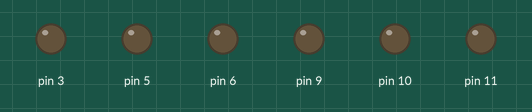
The sketch below on a simulated Arduino Uno, built with avr-gcc and run on an emulated ATmega328P. Parts: output pins drawn as LEDs (lit = HIGH).

Above: at 0.05 s.
At 0.55 s:
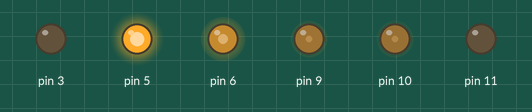
At 1.25 s:
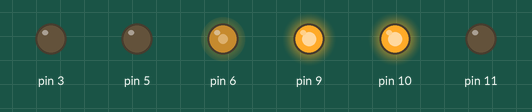
At 2.45 s:
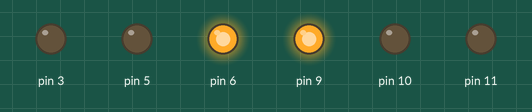
At 3.65 s:
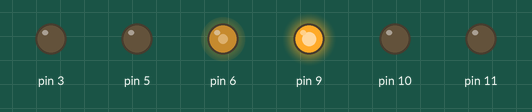
At 4.9 s:
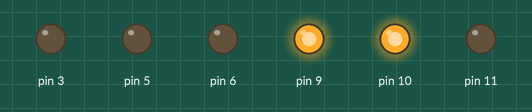
Timing chart, 0 to 13.0 s (numbered marks = the images above):
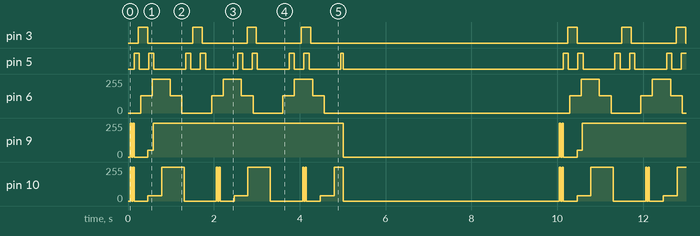

The sketch:

SeqLight.ino
```cpp
// (licence header left out)
#include "SeqLight.h"

unsigned long PreviosTime = 0;
unsigned long PreviosTime2 = 0;

// ArduinoNANOのデジタル出力 3,4,5,6,9,10,11 用のオブジェクトを生成
SeqLight LedA = SeqLight(3,7);
SeqLight LedB = SeqLight(5,8);
SeqLight LedC = SeqLight(6,9);
SeqLight LedD = SeqLight(9,10);
SeqLight LedE = SeqLight(10,11);
//SeqLight LedF = SeqLight(11,8);

void setup() {
  Serial.begin(115200);

    pinMode(11, OUTPUT);
    digitalWrite(11,LOW);

  PreviosTime = millis();
  PreviosTime2 = PreviosTime;
  LedA.OnOff(ON);
  LedB.OnOff(ON);
  LedC.OnOff(ON);
  LedD.OnOff(ON);
  LedE.OnOff(ON);
}

void loop() {
  static int sel = 0;
  if( (millis() - PreviosTime ) >= 10 ){  // 10:10msec 前回から10ms経過したかチェック
    PreviosTime = millis();
    LedA.stateCheck();
    LedB.stateCheck();
    LedC.stateCheck();
    LedD.stateCheck();
    LedE.stateCheck();

  }
  if( (millis() - PreviosTime2 ) >= 5000 ){  // 5000:5000msec 前回から5000ms経過したかチェック
    PreviosTime2 = millis();
    switch(sel){
      case OFF:
              LedA.OnOff(OFF);
              LedB.OnOff(OFF);
              LedC.OnOff(OFF);
              LedD.OnOff(OFF);
              LedE.OnOff(OFF);
              sel = 1;
              break;
      case ON:
              LedA.OnOff(ON);
              LedB.OnOff(ON);
              LedC.OnOff(ON);
              LedD.OnOff(ON);
              LedE.OnOff(ON);

              sel = 0;
              break;
      default:
              break;
    }
  }
}
```

SeqLight.cpp
```cpp
// (licence header left out)
//--------------------------------------------------------------------------------
// SeqLightクラス
//--------------------------------------------------------------------------------
#include <Arduino.h>
#include"SeqLight.h"

// コンストラクタ
SeqLight::SeqLight( unsigned char ch, unsigned char mode)
{
  port = ch;
  pinMode(port, OUTPUT);
  state = ST_IDLE;

  switch(mode){
    case 0: ptn = ptn12;
    break;
    case 1: ptn = ptn1;
    break;
    case 2: ptn = ptn2;
    break;
    case 3: ptn = ptn3;
    break;
    case 4: ptn = ptn4;
    break;
    case 5: ptn = ptn5;
    break;
    case 6: ptn = ptn6;
    break;
    case 7: ptn = ptn7;
    break;
    case 8: ptn = ptn8;
    break;
    case 9: ptn = ptn9;
    break;
    case 10: ptn = ptn10;
    break;
    case 11: ptn = ptn11;
    break;
    case 12: ptn = ptn12;
    break;
    case 13: ptn = ptn13;
    break;
    case 14: ptn = ptn14;
    break;
  }
}

void SeqLight::OnOff(unsigned char sw)
{
  if( sw == 0)
    state = ST_OFF;
  else if( sw == 1)
    state = ST_ON;
}

//---------------------------------------------------------------------
// FX効果ステートマシン
// 10ms周期で起動
// unsigned chart ptn[4][5]{{'I',0,0,1},{'S',20,255,1},{'S',40,0,1},{'E',0,0,1}};
//---------------------------------------------------------------------
void SeqLight::stateCheck(){

//  static unsigned char adr = 0;      // アドレス
 // static int timeUp = 0;    // 時間
 // static float delt_v = 0;  // 100msあたりの増加量

#if 0
char t[20];
if(state != 0){
sprintf(t,"ch:%d , state:%d",port,state);
Serial.println(t);
}
#endif

//Serial.print("state:");
//Serial.println(state);

  switch(state){
    case ST_IDLE:
                break;

     case ST_ON:
                adr = 0;
 //               timeUp = 0;
                pwmRef = 0;
                analogWrite( port, pwmRef );
                state = ST_FARST;
                break;
    case ST_OFF:
                adr = 0;
 //              timeUp = 0;
                pwmRef = 0;
                analogWrite( port, 0 );
                state = ST_IDLE;
                break;

    case ST_FARST: //3
                pwmRef = ptn[adr][2];
                analogWrite( port, pwmRef );
                nowPwm = pwmRef;
                //adr++;
                nextPwm = ptn[adr+1][2];
                styTime = ptn[adr+1][1];
#if 0
char t[60],s[10];
dtostrf(deltPwm, 3, 1, s);
sprintf(t,"1: port:%d , adr:%d , nextPwm:%d , deltPwm %s , time %d",port ,adr,nextPwm,s,ptn[adr+1][1]);
Serial.println(t);
dtostrf(pwmRef, 3, 1, t);
Serial.println(t);
#endif
                if(styTime == 0 || ptn[adr+1][0]=='O' ){
                  deltPwm = nextPwm - nowPwm;
                } else
                  deltPwm = (nextPwm - nowPwm) / (float)styTime;

//dtostrf(deltPwm, 3, 1, t);
//Serial.println(t);

                if(nextPwm - nowPwm == 0){
                  updownFlg = STY;
                  //styTime = ptn[adr][1];
                  state = ST_STAY;
                  break;
                } else if(nextPwm - nowPwm < 0)
                  updownFlg = DOWN;
                else
                  updownFlg = UP;
                if(ptn[adr+1][0]=='O')
                  state = ST_STAY;
                else
                  state = ST_RUN;
                break;

    case ST_STAY://4
                  styTime --;
                  if(styTime <= 0)
                    state = ST_NEXT;
                  break;

    case ST_RUN://5
                  pwmRef = pwmRef + deltPwm;
#if 0
dtostrf(deltPwm, 3, 1, s);
sprintf(t,"2: port:%d , adr:%d ,  nextPwm:%d , deltPwm %s , time %d",port , adr,nextPwm,s,ptn[adr][1]);
Serial.println(t);
dtostrf(pwmRef, 3, 1, t);
Serial.println(t);
#endif
                  if((updownFlg == DOWN) && (pwmRef <= nextPwm)){
                    analogWrite( port,(int)nextPwm);
                    state = ST_NEXT;
                  } else if((updownFlg == UP) && (pwmRef >= nextPwm)){
                    analogWrite( port,(int)nextPwm);
                    state = ST_NEXT;
                  } else {
                    analogWrite( port,(int)pwmRef);
                  }
                  if(ptn[adr][0]=='O')
                    state = ST_STAY;
                  break;
    case ST_NEXT://6
                  adr++;
//sprintf(t,"3: port:%d , adr:%d , %x",port,adr,ptn[adr][0]);
//Serial.println(t);


                  if(ptn[adr][0]=='E'){
                    state = ST_IDLE;
                    break;
                  }
                  if(ptn[adr][0]=='L'){
                    adr = 0;
                    state = ST_FARST;
                    break;
                  }

                  nowPwm = ptn[adr-1][2];
                  nextPwm = ptn[adr][2];
                  styTime = ptn[adr][1];
                if(styTime == 0|| ptn[adr][0]=='O'){
                  deltPwm = nextPwm - nowPwm;
                } else
                  deltPwm = (nextPwm - nowPwm) / (float)styTime;


//                  deltPwm = (nextPwm - nowPwm) / (float)ptn[adr][0];
                  if(nextPwm - nowPwm == 0){
                    updownFlg = STY;
                    styTime = ptn[adr][1];
                    state = ST_STAY;
                    break;
                  }
                  else if(nextPwm - nowPwm < 0)
                    updownFlg = DOWN;
                  else
                    updownFlg = UP;
                  state = ST_RUN;
                  break;
    default:
                  break;
  }
}
```

SeqLight.h
```cpp
// (licence header left out)
#ifndef SeqLight_h
#define SeqLight_h

  enum{
    FastOn = 1,
    SlowOn,
    TriangleWave,
    Random,
    MarsLight,
    FlashLight,
    SinglePulesStrobe,
    DoublePulseStrobe,
    MediumPulseStrobo,
    FluorescentLamp,
    BrokenFluorescentLamp,
  };

  enum{
        OFF = 0,
        ON,
  };


class SeqLight
{
public:
  SeqLight(unsigned char ch,unsigned char mode);
  void stateCheck();
  void OnOff(unsigned char sw);

private:
  int state;// = ST_IDLE;
  unsigned char port;
  unsigned char mode;
  char updownFlg;

  unsigned char adr = 0;      // アドレス

  float pwmRef =0;
  float deltPwm;            // 10msあたりのpwm増加量

  int nowPwm;
  int nextPwm;
  int styTime;

  unsigned char (*ptn)[3];

  enum{
    ST_IDLE = 0,
    ST_ON,
    ST_OFF,
    ST_FARST,
    ST_STAY,
    ST_RUN,
    ST_NEXT,
  };

  enum{
    DOWN = 0,
    STY,
    UP,
  };

//FX効果
//Cmd,Time,Val,Frq
//I:初期状態,O:出力,S:スイープ,L:ループ,E:終了

const unsigned char ptn1[2][3]={
                          {'I',  0,255},
                          {'E',  0,255}}; //10ms すぐ点灯(Fast ON)

const unsigned char ptn2[3][3]={
                          {'I',  0,  0},
                          {'S',100,255},
                          {'E',  0,255}};//10ms もやっと点灯(slow ON)
unsigned char ptn3[4][3]={
                          {'I',  0,  0},
                          {'S', 50,255},
                          {'S', 50,  0},
                          {'L',  0,  0}}; //10ms 三角波(triangle wave)

unsigned char ptn4[6][3]={
                          {'I',  0,  0},
                          {'O', 10,255},
                          {'O', 10,125},
                          {'O', 10,255},
                          {'O', 10, 80},
                          {'L',  0,  0}}; // ランダム(random)

unsigned char ptn5[6][3]={
                          {'I',  0,  0},
                          {'S', 50,255},
                          {'S', 50,  0},
                          {'S', 50,128},
                          {'S', 50,  0},
                          {'L',  0,  0}};//マーズライト(Mars light)

unsigned char ptn6[4][3]={
                          {'I',  0,  0},
                          {'O', 30,255},
                          {'S', 20,128},
                          {'L',  0,  0}};//フラッシュライト(Flash light)

unsigned char ptn7[4][3]={
                          {'I',  0,  0},
                          {'O', 20,255},
                          {'O', 80,  0},
                          {'L',  0,  0}}; //シングルパルスストロボ(single pules strobe)

unsigned char ptn8[6][3]={
                          {'I',  0,  0},
                          {'O', 10,255},
                          {'O', 20,  0},
                          {'O', 10,255},
                          {'O', 60,  0},
                          {'L',  0,  0}}; //ダブルパルスストロボ(Double pulse strobe)

unsigned char ptn9[6][3]={
                          {'I',  0,  0},
                          {'O', 25,128},
                          {'O', 40,255},
                          {'O', 25,128},
                          {'O', 40,  0},
                          {'L',  0,  0}}; //ミディアムパルスストロボ(medium pulse strobo)

unsigned char ptn10[8][3]={
                          {'I',  0,  0},
                          {'O',  1,255},
                          {'O',  1,  0},
                          {'O',  1,255},
                          {'O', 30,  0},
                          {'O', 10, 50},
                          {'O',100,255},
                          {'E',  0, 0}}; //グロー管蛍光灯(Fluorescent lamp)

unsigned char ptn11[9][3]={
                          {'I',  0,  0},
                          {'O',  0,255},
                          {'O',  0,  0},
                          {'O',  0,255},
                          {'O', 30,  0},
                          {'O', 30, 40},
                          {'O', 50,255},
                          {'O', 70,  0},
                          {'L',  0,  0}}; //グロー管蛍光灯切れそう(broken Fluorescent lamp

unsigned char ptn12[4][3]={
                          {'I',  0,  0},
                          {'O',  0,255},
                          {'L',  0,  0}};

unsigned char ptn13[8][3]={
                          {'I',  0,  0},
                          {'O', 6,255},
                          {'O', 3,  0},
                          {'O', 6,255},
                          {'O', 3, 0},
                          {'O', 6,255},
                          {'O',63,  0},
                          {'L',  0,  0}}; //トリプルフラッシュ


unsigned char ptn14[14][3]={
                          {'I',  0,  0},
                          {'O', 6,255},
                          {'O', 3,  0},
                          {'O', 3,255},
                          {'O', 3,  0},
                          {'O', 6,255},
                          {'O', 3,  0},
                          {'O', 3,255},
                          {'O', 16,  0},
                          {'O', 6,255},
                          {'O', 10,  0},
                          {'O', 6,255},
                          {'O', 13,  0},
                          {'L',  0,  0}}; //ランダムフォー


};

#endif
```

Measured:
- by itself, pin 3: repeats every 10.0 s: 3 × (LOW 1.0 s, HIGH 0.22 s), LOW 6.0 s, HIGH 0.22 s
- by itself, pin 9: repeats every 10.0 s: 0/255 0.03 s, 255/255 0.03 s, 0/255 0.32 s, 50/255 0.12 s, 255/255 4.4 s, 0/255 5.0 s, 255/255 0.03 s
- by itself, pin 10: moves between 0/255 and 255/255, repeating every 10.0 s
- by itself, pin 6: repeats every 10.0 s: 255/255 0.42 s, 128/255 0.27 s, 0/255 0.69 s, 128/255 0.27 s, 255/255 0.42 s, 128/255 0.27 s, 0/255 0.69 s, 128/255 0.27 s, 255/255 0.42 s, 128/255 0.27 s, 0/255 5.7 s, 128/255 0.27 s
- by itself, pin 5: repeats every 10.0 s: LOW 0.22 s, HIGH 0.12 s, LOW 0.74 s, HIGH 0.12 s, LOW 0.22 s, HIGH 0.12 s, LOW 0.74 s, HIGH 0.12 s, LOW 0.22 s, HIGH 0.12 s, LOW 0.74 s, HIGH 0.12 s, LOW 0.22 s, HIGH 0.12 s, LOW 0.74 s, HIGH 0.05 s, LOW 5.1 s, HIGH 0.12 s
